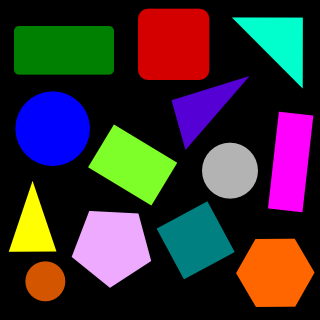
#> input picture image3.png, 320 x 320 px
$ python testing.py
#> lines starting #> are read from the running program, lines starting #| are printed output that depends on the picture; after the words box and inside, x2 and y2 are one past the last pixel; in counts of white or black regions, pixels touching at a corner belong together
import cv2
import argparse
import imutils # install imutils


class ShapeDetector:
	def __init__(self):
		pass
	def detect(self, c):
		# initialize the shape name and approximate the contour
		shape = "unidentified"
		peri = cv2.arcLength(c, True)
		approx = cv2.approxPolyDP(c, 0.04 * peri, True)

        # if the shape is a triangle, it will have 3 vertices
		if len(approx) == 3:
			shape = "triangle"

		# if the shape has 4 vertices, it is either a square or
		# a rectangle
		elif len(approx) == 4:
			# compute the bounding box of the contour and use the
			# bounding box to compute the aspect ratio
			(x, y, w, h) = cv2.boundingRect(approx)
			ar = w / float(h)
			# a square will have an aspect ratio that is approximately
			# equal to one, otherwise, the shape is a rectangle
			shape = "square" if ar >= 0.95 and ar <= 1.05 else "rectangle"

		# if the shape is a pentagon, it will have 5 vertices
		elif len(approx) == 5:
			shape = "pentagon"

		# otherwise, we assume the shape is a circle
		else:
			shape = "circle"

		# return the name of the shape
		return shape# if the shape is a triangle, it will have 3 vertices
		if len(approx) == 3:
			shape = "triangle"

		# if the shape has 4 vertices, it is either a square or
		# a rectangle
		elif len(approx) == 4:
			# compute the bounding box of the contour and use the
			# bounding box to compute the aspect ratio
			(x, y, w, h) = cv2.boundingRect(approx)
			ar = w / float(h)
			# a square will have an aspect ratio that is approximately
			# equal to one, otherwise, the shape is a rectangle
			shape = "square" if ar >= 0.95 and ar <= 1.05 else "rectangle"

		# if the shape is a pentagon, it will have 5 vertices
		elif len(approx) == 5:
			shape = "pentagon"

		# otherwise, we assume the shape is a circle
		else:
			shape = "circle"

		# return the name of the shape
		return shape


# construct the argument parse and parse the arguments
# ap = argparse.ArgumentParser()
# ap.add_argument("-i", "--image", required=True,
# 	help="path to the input image")
# args = vars(ap.parse_args())

# load the image and resize it to a smaller factor so that
# the shapes can be approximated better
## image = cv2.imread(args["image"])
# image = cv2.imread("image.jpg")
image = cv2.imread("image3.png")
#> image is the input picture: shape (320, 320, 3); mean B, G, R 49, 46.1, 55.8
resized = imutils.resize(image, width=300)
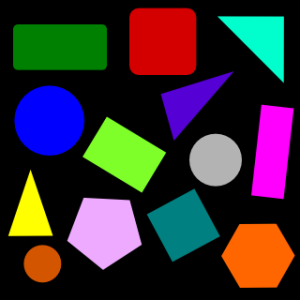
#> resized: shape (300, 300, 3); mean B, G, R 49, 46.1, 55.8
ratio = image.shape[0] / float(resized.shape[0])
#> ratio = 1.07

# convert the resized image to grayscale, blur it slightly,
# and threshold it
gray = cv2.cvtColor(resized, cv2.COLOR_BGR2GRAY)
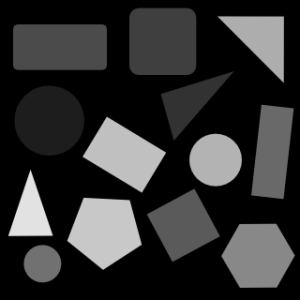
#> gray: shape (300, 300); min 0, max 226, mean 49.3
blurred = cv2.GaussianBlur(gray, (5, 5), 0)
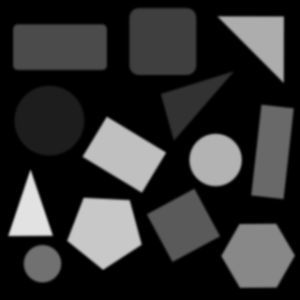
#> blurred: shape (300, 300); min 0, max 226, mean 49.3
thresh = cv2.threshold(blurred, 60, 255, cv2.THRESH_BINARY)[1]
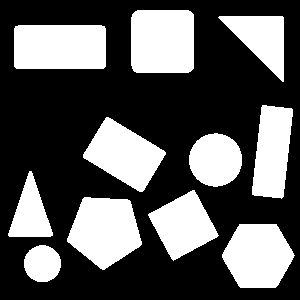
#> thresh: shape (300, 300); 35.1% white; 11 white regions

# find contours in the thresholded image and initialize the
# shape detector
cnts = cv2.findContours(thresh.copy(), cv2.RETR_EXTERNAL,
	cv2.CHAIN_APPROX_SIMPLE)
#> cnts = 11 contours; largest, box (x1, y1, x2, y2) and area: (14, 25, 106, 69) 3899, (131, 10, 194, 73) 3798, (67, 197, 142, 270) 3696, (222, 224, 295, 288) 3446, (83, 117, 166, 192) 3274
cnts = imutils.grab_contours(cnts)
sd = ShapeDetector()

# loop over the contours
for c in cnts:
	# compute the center of the contour, then detect the name of the
	# shape using only the contour
	M = cv2.moments(c)
	cX = int((M["m10"] / M["m00"]) * ratio)
	cY = int((M["m01"] / M["m00"]) * ratio)
	shape = sd.detect(c)

	# multiply the contour (x, y)-coordinates by the resize ratio,
	# then draw the contours and the name of the shape on the image
	c = c.astype("float")
	c *= ratio
	c = c.astype("int")
	cv2.drawContours(image, [c], -1, (0, 255, 0), 2)
	cv2.putText(image, shape, (cX, cY), cv2.FONT_HERSHEY_SIMPLEX,
		0.5, (255, 255, 255), 2)

	# show the output image
	cv2.imshow("Image", image)
	cv2.waitKey(0)
#> this loop made 11 passes
#> (cX, cY, shape, peri in detect, approx in detect, x in detect, y in detect, w in detect) on passes 4, 7, 8, 9, 11: (195, 239, 'square', 222.6, [[194, 190], [148, 214], [173, 260], [218, 235]], 148, 190, 71), (132, 164, 'rectangle', 244.6, [[106, 117], [83, 157], [142, 191], [165, 152]], 83, 117, 83), (290, 161, 'rectangle', 249, [[262, 105], [252, 194], [281, 198], [292, 109]], 252, 105, 41), (63, 49, 'rectangle', 263.3, [[14, 28], [16, 68], [105, 66], [104, 26]], 14, 26, 92), (172, 43, 'square', 238, [[135, 11], [133, 70], [190, 71], [193, 14]], 133, 11, 61)
#> (cX, cY, shape, peri in detect) on passes 1, 2, 3, 6: (44, 280, 'circle', 120), (274, 272, 'circle', 227.8), (111, 245, 'pentagon', 242.2), (229, 170, 'circle', 174.9)
#> pass 1, `cv2.imshow("Image", image)`:
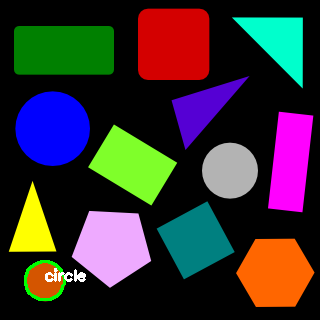
#> window 'Image': shape (320, 320, 3); mean B, G, R 49.7, 47.5, 55.7
#> pass 2, `cv2.imshow("Image", image)`:
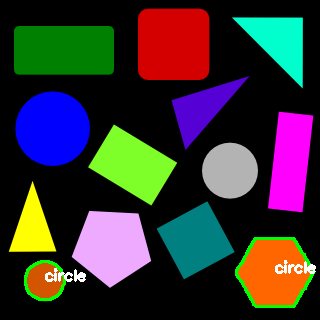
#> window 'Image': shape (320, 320, 3); mean B, G, R 50.4, 49.4, 54.8
#> after the loop:
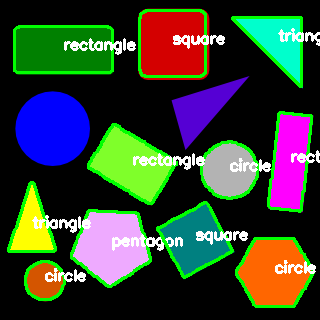
#> image: shape (320, 320, 3); 11.54% of pixels changed, all inside (x1, y1, x2, y2) = (7, 9, 320, 308)
